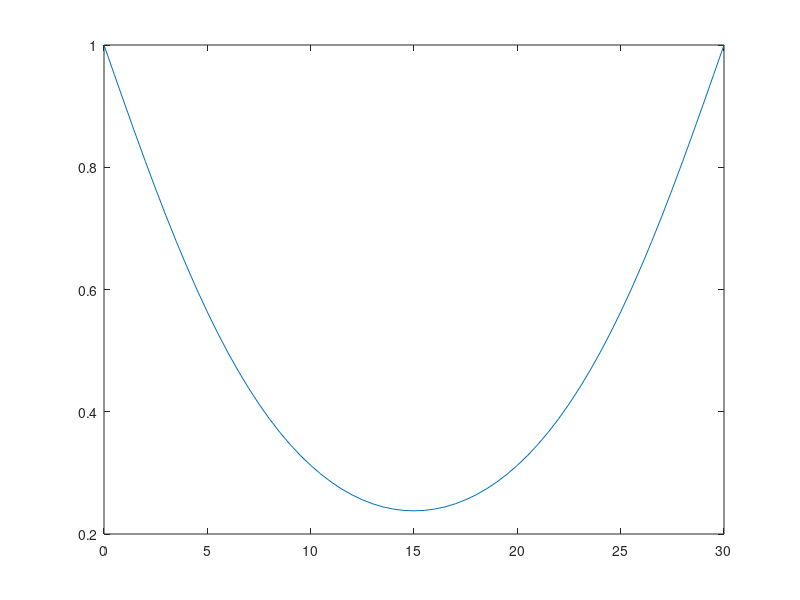
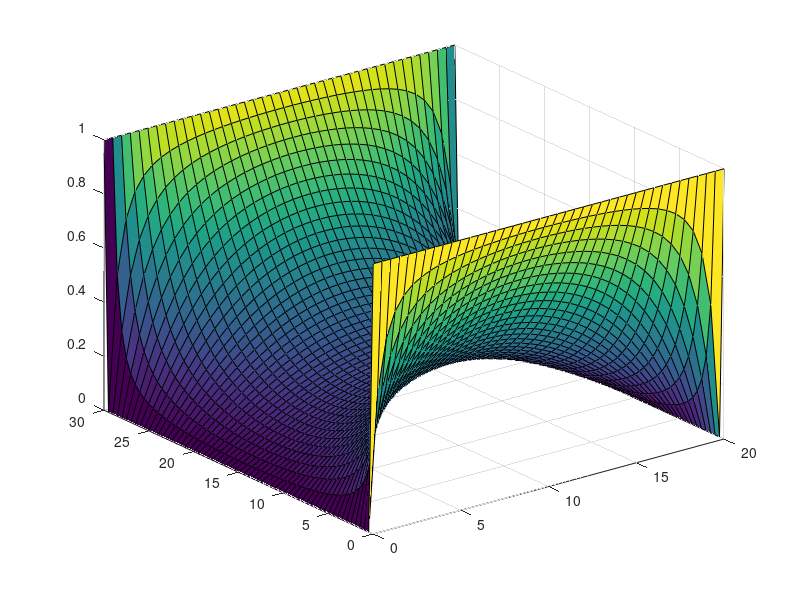
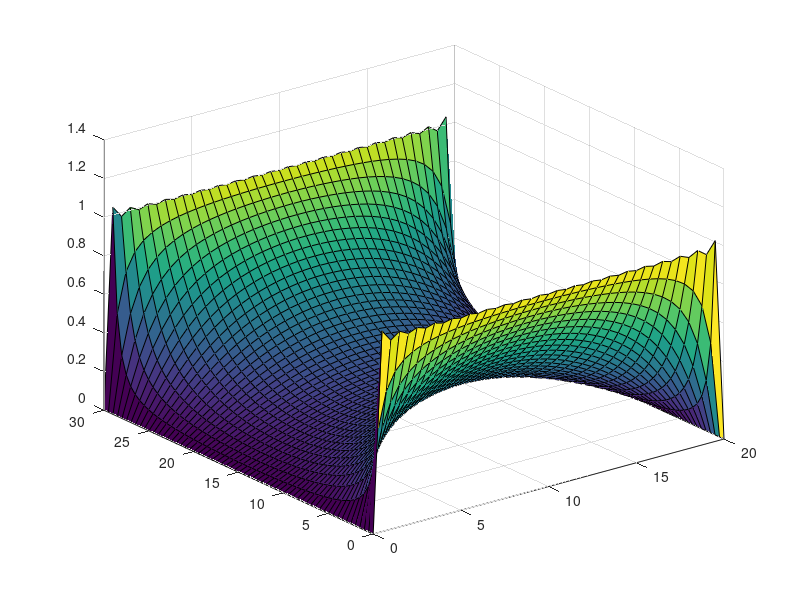

MATLAB code for these plots, in order:
%% Q1 b)

% Reyad ElMahdy
% 101064879

% In this part the code is modified so that the boundary conditions are V=0
% for the top and bottom boundaries and V=1 for the right and left sides,
% this is then compared with an analytical solution of the problem to see
% if they produce the same results and to find out the pros and cons of
% using each method

close all
clear
clc

W = 20;
L = 1.5*W;

% Getting matrix dimensions
s = 0.5; % Space between each point in the meshgrid
nx = floor(L/s + 1);
ny = floor(W/s + 1);

%Creating matricies and mapping the 2D geometry
G = sparse(nx*ny);
Bc = zeros(1,nx*ny);

for i = 1:nx
    for j = 1:ny
        n = j+(i-1)*ny; % Mapping Equation
        
        % Setting boundary conditions
        if i == 1 || i == nx
            G(n,n) = 1;
            Bc(n) = 1;
        elseif j == 1 || j == ny
            G(n,n) = 1;
        else
            % Rest of the nodes
            nxm = j+(i-2)*ny;
            nxp = j+i*ny;
            nym = j-1+(i-1)*ny;
            nyp = j+1+(i-1)*ny;
            G(n,n) = -4;
            G(n,nxm) = 1;
            G(n,nxp) = 1;
            G(n,nym) = 1;
            G(n,nyp) = 1;
        end
    end
end

% Find V and map it to the space
V = G\Bc';
mappedV = zeros(nx,ny);
for i = 1:nx
    for j = 1:ny
        n = j+(i-1)*ny;
        mappedV(i,j) = V(n);
    end
end

% Plot
xaxis = 0:s:L;
figure(1)
plot(xaxis,mappedV(:,floor(ny/2)))
figure(2)
[xaxis, yaxis] = meshgrid(0:s:W, 0:s:L);
surf(xaxis,yaxis,mappedV)

%%Analytic Solution

sol = zeros(nx,ny);
iMAX = 100;

[x,y] = meshgrid(linspace(-L/2,L/2,nx), linspace(0,W,ny));
a = W;
b = L/2;

for i = 1:iMAX
     n = 2*i-1;
     sol = sol+(4/pi).*(1/n).*(cosh((n*pi).*x'./a)./cosh((n*pi).*b./a)).*sin((n*pi).*y'./a);
     figure(3)
     surf(xaxis,yaxis,sol)
     pause(0.001)
end

% The analytical solution and the numerical solution both produce very
% similar results. The numerical solution is much faster, but it requires
% large matrix operations that make the iterations and mapping complex and harder to
% follow.
% The numerical solution would probably consume a lot of memory due
% to the large amount of data points (This is somwewhat mitigated when
% using sparse matrices but the effect still exists). 
% The analytical solution is simpler to follow and could be more accurate,
% but it is much slower than the numerical solution due to the time and
% number of iterations it takes to converge. The movie helped to watch the
% solution to see how fast it converges.